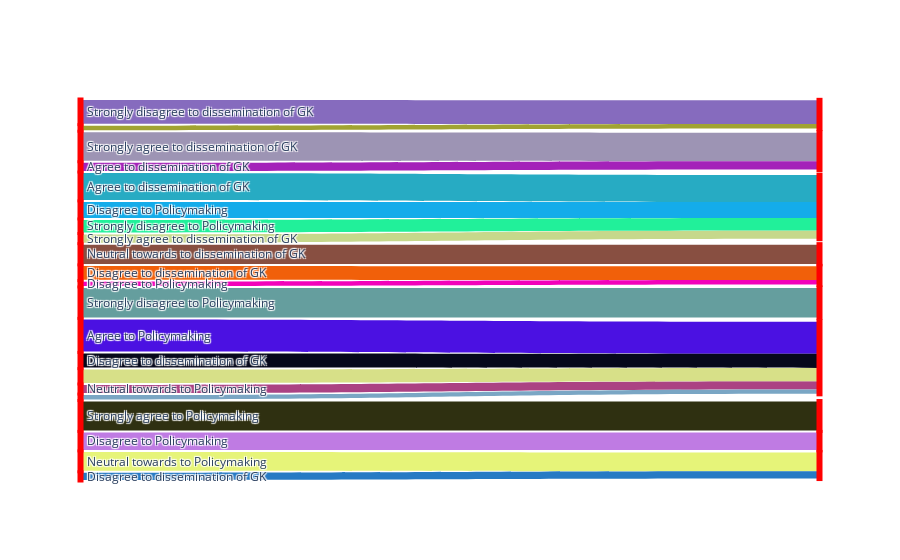

Here is the notebook cell this chart was saved with:
### Code cell
fig = go.Figure(data=[go.Sankey(
    node = dict(
      pad = 2,
      thickness = 1,
      line = dict(color = 'red', width = 5),
      label = labels,
      customdata = labels,
      hovertemplate='Source has total value %{value}<extra></extra>',
      color = 'blue',
    ),
    link = dict(
      source = sources,
      target = targets,
      value = values,
      customdata = labels,
        color = colours,
      hovertemplate='Count: %{value}'+
        '<br />Option: %{customdata}<extra></extra>'
  ))])

go.Layout(title='Sankey plot',
          #other options for the plot
           hoverlabel=dict(font=dict(family='sans-serif', size=100)))


fig = fig.update_layout(margin=dict(t=100))
fig

### Figure 1 — Plotly figure (JSON) as saved in the notebook; plotly's stock layout.template omitted (floating-point values rounded to 4 significant figures)
{"data": [{"link": {"color": ["#2f3011", "#659e9e", "#4b11e2", "#9d94b4", "#27abc3", "#866bbe", "#bf7be3", "#e6f479", "#884f41", "#f1600a", "#a422b9", "#c6d88b", "#ab4283", "#06081b", "#14acea", "#f202ba", "#267ac4", "#21f09a", "#d7e088", "#a1a332", "#7aa6c4"], "customdata": ["Strongly agree to Policymaking", "Strongly disagree to Policymaking", "Agree to Policymaking", "Strongly agree to dissemination of GK", "Agree to dissemination of GK", "Strongly disagree to dissemination of GK", "Disagree to Policymaking", "Neutral towards to Policymaking", "Neutral towards to dissemination of GK", "Disagree to dissemination of GK", "Agree to dissemination of GK", "Strongly agree to dissemination of GK", "Strongly agree to Policymaking", "Neutral towards to Policymaking", "Disagree to dissemination of GK", "Strongly disagree to dissemination of GK", "Disagree to Policymaking", "Neutral towards to dissemination of GK", "Disagree to Policymaking", "Disagree to dissemination of GK", "Strongly disagree to Policymaking"], "hovertemplate": "Count: %{value}<br />Option: %{customdata}<extra></extra>", "source": [0, 1, 2, 3, 4, 5, 6, 7, 8, 9, 10, 11, 13, 14, 16, 18, 19, 20, 21, 23, 35], "target": [773, 771, 772, 767, 768, 766, 774, 775, 769, 770, 767, 768, 772, 772, 768, 770, 775, 768, 772, 766, 772], "value": [0.7194, 0.7333, 0.7987, 0.7101, 0.6696, 0.5893, 0.4359, 0.4706, 0.4792, 0.3429, 0.2065, 0.2029, 0.2014, 0.3529, 0.4, 0.1071, 0.1795, 0.3125, 0.3333, 0.1143, 0.1111]}, "node": {"color": "blue", "customdata": ["Strongly agree to Policymaking", "Strongly disagree to Policymaking", "Agree to Policymaking", "Strongly agree to dissemination of GK", "Agree to dissemination of GK", "Strongly disagree to dissemination of GK", "Disagree to Policymaking", "Neutral towards to Policymaking", "Neutral towards to dissemination of GK", "Disagree to dissemination of GK", "Agree to dissemination of GK", "Strongly agree to dissemination of GK", "Strongly agree to Policymaking", "Neutral towards to Policymaking", "Disagree to dissemination of GK", "Strongly disagree to dissemination of GK", "Disagree to Policymaking", "Neutral towards to dissemination of GK", "Disagree to Policymaking", "Disagree to dissemination of GK", "Strongly disagree to Policymaking"], "hovertemplate": "Source has total value %{value}<extra></extra>", "label": ["Strongly agree to Policymaking", "Strongly disagree to Policymaking", "Agree to Policymaking", "Strongly agree to dissemination of GK", "Agree to dissemination of GK", "Strongly disagree to dissemination of GK", "Disagree to Policymaking", "Neutral towards to Policymaking", "Neutral towards to dissemination of GK", "Disagree to dissemination of GK", "Agree to dissemination of GK", "Strongly agree to dissemination of GK", "Strongly agree to Policymaking", "Neutral towards to Policymaking", "Disagree to dissemination of GK", "Strongly disagree to dissemination of GK", "Disagree to Policymaking", "Neutral towards to dissemination of GK", "Disagree to Policymaking", "Disagree to dissemination of GK", "Strongly disagree to Policymaking"], "line": {"color": "red", "width": 5}, "pad": 2, "thickness": 1}, "type": "sankey"}], "layout": {"margin": {"t": 100}}}
